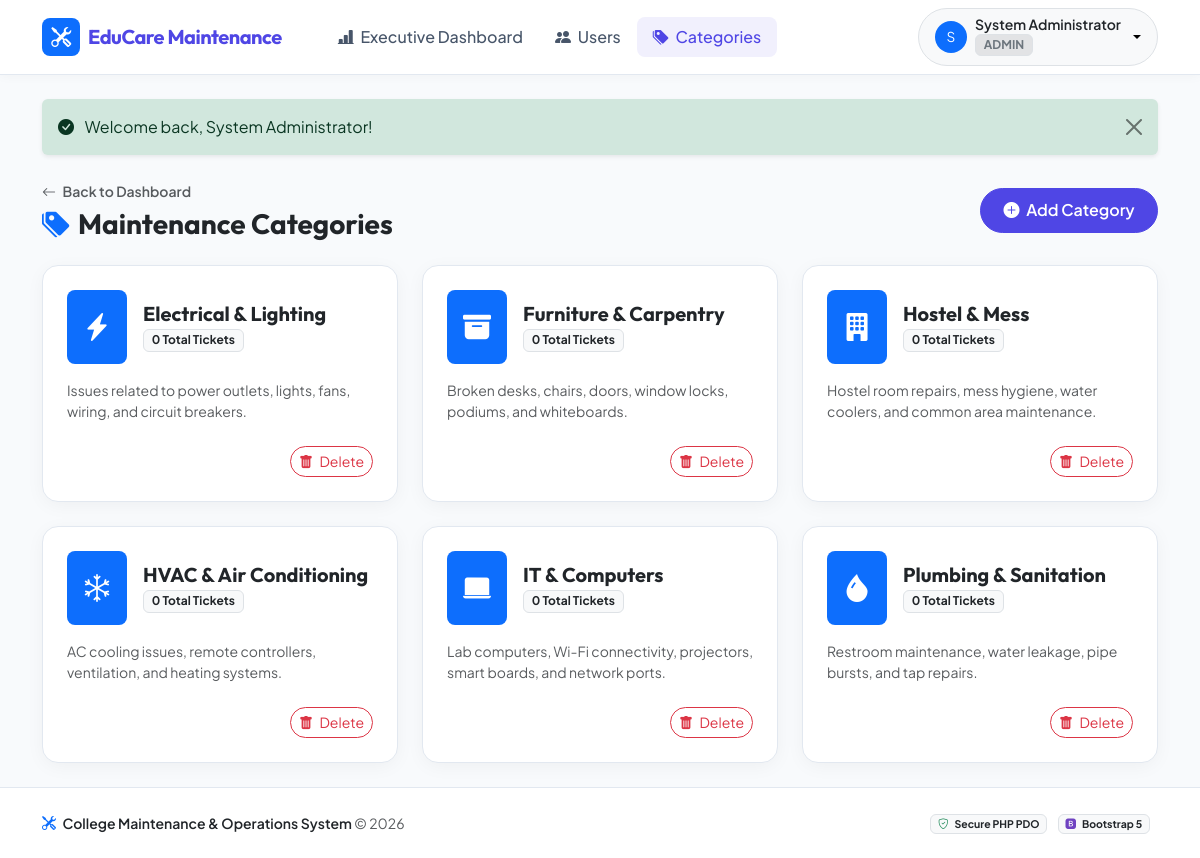
Screenshot of /manage_categories.php (signed in) with the database file from the repository.
### tables this page shows
CREATE TABLE `categories` (
  `id` INT AUTO_INCREMENT PRIMARY KEY,
  `name` VARCHAR(100) NOT NULL,
  `icon` VARCHAR(50) DEFAULT 'bi-wrench',
  `description` TEXT NULL,
  `created_at` DATETIME DEFAULT CURRENT_TIMESTAMP
);

### manage_categories.php (the view, shortened to what this page needs)
<?php
require_once __DIR__ . '/config/db.php';
$pdo = getDBConnection();
$categories = $pdo->query("SELECT cat.*, COUNT(c.id) as complaint_count FROM categories cat LEFT JOIN complaints c ON cat.id = c.category_id GROUP BY cat.id ORDER BY cat.name ASC")->fetchAll();
require_once __DIR__ . '/includes/header.php';
?>
<div class="d-flex justify-content-between align-items-center mb-4">
    <div>
        <a href="admin_dashboard.php" class="text-decoration-none text-muted small fw-semibold">
            <i class="bi bi-arrow-left me-1"></i> Back to Dashboard
        </a>
        <h3 class="fw-bold text-dark mb-0 mt-1"><i class="bi bi-tags-fill text-primary me-2"></i>Maintenance Categories</h3>
    </div>
    <button type="button" class="btn btn-primary rounded-pill" data-bs-toggle="modal" data-bs-target="#addCategoryModal">
        <i class="bi bi-plus-circle-fill me-1"></i> Add Category
    </button>
</div>
<div class="row g-4">
    <?php foreach ($categories as $cat): ?>
        <div class="col-md-6 col-lg-4">
            <div class="card card-custom p-4 h-100 position-relative">
                <div class="d-flex align-items-center mb-3">
                    <span class="bg-primary text-white p-3 rounded-3 me-3 fs-3">
                        <i class="bi <?= htmlspecialchars($cat['icon']) ?>"></i>
                    </span>
                    <div>
                        <h5 class="fw-bold mb-0"><?= htmlspecialchars($cat['name']) ?></h5>
                        <span class="badge bg-light text-dark border"><?= $cat['complaint_count'] ?> Total Tickets</span>
                    </div>
                </div>
                <p class="text-muted small mb-4 flex-grow-1"><?= htmlspecialchars($cat['description']) ?></p>
                <div class="text-end">
                    <a href="manage_categories.php?action=delete&id=<?= $cat['id'] ?>" class="btn btn-sm btn-outline-danger rounded-pill" onclick="return confirm('Delete this category? All associated tickets will be removed.');">
                        <i class="bi bi-trash-fill me-1"></i> Delete
                    </a>
                </div>
            </div>
        </div>
    <?php endforeach; ?>
</div>
<?php require_once __DIR__ . '/includes/footer.php'; ?>

### includes/header.php (shortened to what this page needs)
<?php
require_once __DIR__ . '/../config/db.php';
$currentUser = getCurrentUser();
?>
<!DOCTYPE html>
<html lang="en">
<head>
    <link href="https://cdn.jsdelivr.net/npm/bootstrap@5.3.2/dist/css/bootstrap.min.css" rel="stylesheet">
    <link href="https://cdn.jsdelivr.net/npm/bootstrap-icons@1.11.1/font/bootstrap-icons.css" rel="stylesheet">
    <link href="assets/css/custom.css" rel="stylesheet">
</head>
<body>
<nav class="navbar navbar-expand-lg navbar-custom sticky-top">
    <div class="container">
        <a class="navbar-brand d-flex align-items-center" href="index.php">
            <span class="bg-primary text-white rounded-3 p-2 me-2 d-inline-flex align-items-center justify-content-center" style="width: 38px; height: 38px;">
                <i class="bi bi-tools fs-5"></i>
            </span>
            <span>EduCare Maintenance</span>
        </a>
        <div class="collapse navbar-collapse" id="navbarContent">
            <ul class="navbar-nav me-auto mb-2 mb-lg-0 ms-lg-4">
                <?php if ($currentUser): ?>
                    <?php if ($currentUser['role'] === 'student'): ?>
                        <li class="nav-item">
                            <a class="nav-link <?= (basename($_SERVER['PHP_SELF']) == 'student_dashboard.php') ? 'active' : '' ?>" href="student_dashboard.php">
                                <i class="bi bi-speedometer2 me-1"></i> Dashboard
                            </a>
                        </li>
                    <?php elseif ($currentUser['role'] === 'admin'): ?>
                        <li class="nav-item">
                            <a class="nav-link <?= (basename($_SERVER['PHP_SELF']) == 'admin_dashboard.php') ? 'active' : '' ?>" href="admin_dashboard.php">
                                <i class="bi bi-bar-chart-line-fill me-1"></i> Executive Dashboard
                            </a>
                        </li>
                        <li class="nav-item">
                            <a class="nav-link <?= (basename($_SERVER['PHP_SELF']) == 'manage_users.php') ? 'active' : '' ?>" href="manage_users.php">
                                <i class="bi bi-people-fill me-1"></i> Users
                            </a>
                        </li>
                        <li class="nav-item">
                            <a class="nav-link <?= (basename($_SERVER['PHP_SELF']) == 'manage_categories.php') ? 'active' : '' ?>" href="manage_categories.php">
                                <i class="bi bi-tags-fill me-1"></i> Categories
                            </a>
                        </li>
                    <?php endif; ?>
                <?php endif; ?>
            </ul>
            <div class="d-flex align-items-center">
                <?php if ($currentUser): ?>
                    <div class="dropdown">
                        <button class="btn btn-light border dropdown-toggle d-flex align-items-center px-3 py-2 rounded-pill" type="button" id="userMenu" data-bs-toggle="dropdown" aria-expanded="false">
                            <div class="bg-primary text-white rounded-circle me-2 d-flex align-items-center justify-content-center" style="width: 32px; height: 32px; font-size: 0.85rem;">
                                <?= strtoupper(substr($currentUser['name'], 0, 1)) ?>
                            </div>
                            <div class="text-start me-2">
                                <div class="fw-semibold small text-dark lh-1"><?= htmlspecialchars($currentUser['name']) ?></div>
                                <span class="badge bg-secondary-subtle text-secondary border fs-8 mt-1 text-uppercase"><?= htmlspecialchars($currentUser['role']) ?></span>
                            </div>
                        </button>
                    </div>
                <?php else: ?>
                    <a href="index.php" class="btn btn-outline-primary me-2 rounded-pill"><i class="bi bi-box-arrow-in-right me-1"></i> Log In</a>
                    <a href="register.php" class="btn btn-primary rounded-pill"><i class="bi bi-person-plus me-1"></i> Student Register</a>
                <?php endif; ?>
            </div>
        </div>
    </div>
</nav>
<main class="py-4">
    <div class="container">
        <?php displayFlashMsg(); ?>

### config/db.php (shortened to what this page needs)
<?php
function displayFlashMsg() {
    if (isset($_SESSION['flash_msg'])) {
        $type = $_SESSION['flash_msg']['type'];
        $msg = $_SESSION['flash_msg']['msg'];
        echo "
        <div class='alert alert-{$type} alert-dismissible fade show shadow-sm border-0 mb-4' role='alert'>
            <i class='bi bi-" . ($type === 'success' ? 'check-circle-fill' : ($type === 'danger' ? 'exclamation-octagon-fill' : 'info-circle-fill')) . " me-2'></i>
            " . htmlspecialchars($msg) . "
            <button type='button' class='btn-close' data-bs-dismiss='alert' aria-label='Close'></button>
        </div>";
    }
}
function isLoggedIn() {
    return isset($_SESSION['user_id']);
}
function getCurrentUser() {
    return [
        'id' => $_SESSION['user_id'],
        'name' => $_SESSION['user_name'],
        'email' => $_SESSION['user_email'],
        'role' => $_SESSION['user_role'],
        'department' => $_SESSION['user_department'] ?? ''
    ];
}

### includes/footer.php (shortened to what this page needs)
    </div>
</main>
<footer class="py-4 mt-auto">
    <div class="container text-center text-muted small">
        <div class="row align-items-center">
            <div class="col-md-6 text-md-start mb-2 mb-md-0">
                <span class="fw-semibold text-dark"><i class="bi bi-tools text-primary me-1"></i> College Maintenance & Operations System</span> &copy; <?= date('Y') ?>
            </div>
            <div class="col-md-6 text-md-end">
                <span class="badge bg-light text-dark border me-2"><i class="bi bi-shield-check text-success me-1"></i> Secure PHP PDO</span>
                <span class="badge bg-light text-dark border me-2"><i class="bi bi-bootstrap-fill text-purple me-1" style="color: #6f42c1;"></i> Bootstrap 5</span>
            </div>
        </div>
    </div>
</footer>
</body>
</html>

### assets/css/custom.css (style rules this page uses)
:root { --bs-font-sans-serif: 'Plus Jakarta Sans', -apple-system, BlinkMacSystemFont, 'Segoe UI', Roboto, sans-serif; --heading-font: 'Outfit', sans-serif; --primary-color: #4f46e5; --primary-hover: #4338ca; --secondary-color: #06b6d4; --dark-bg: #0f172a; --dark-card: #1e293b; --glass-bg: rgba(30, 41, 59, 0.75); --glass-border: rgba(255, 255, 255, 0.1); }
body { font-family: var(--bs-font-sans-serif); background-color: #f8fafc; color: #1e293b; min-height: 100vh; display: flex; flex-direction: column; }
h1, h2, h3, h4, h5, h6, .font-heading { font-family: var(--heading-font); }
.card-custom { background: #ffffff; border: 1px solid #e2e8f0; border-radius: 16px; box-shadow: 0 4px 20px -2px rgba(0, 0, 0, 0.05); transition: transform 0.2s ease, box-shadow 0.2s ease; }
.navbar-custom { background: #ffffff; border-bottom: 1px solid #e2e8f0; box-shadow: 0 2px 10px rgba(0,0,0,0.03); }
.navbar-brand { font-family: var(--heading-font); font-weight: 700; letter-spacing: -0.5px; color: var(--primary-color) !important; }
.nav-link { font-weight: 500; color: #475569; border-radius: 8px; padding: 0.5rem 1rem !important; transition: all 0.2s ease; }
.nav-link:hover, .nav-link.active { color: var(--primary-color) !important; background-color: rgba(79, 70, 229, 0.08); }
.btn-primary { background-color: var(--primary-color); border-color: var(--primary-color); border-radius: 10px; padding: 0.6rem 1.4rem; font-weight: 600; }
footer { margin-top: auto; background: #ffffff; border-top: 1px solid #e2e8f0; }

### rows the page displays
categories: name "Electrical & Lighting", complaint_count "0", description "Issues related to power outlets, lights, fans, wiring, and circuit breakers."
categories: name "Furniture & Carpentry", complaint_count "0", description "Broken desks, chairs, doors, window locks, podiums, and whiteboards."
categories: name "Hostel & Mess", complaint_count "0", description "Hostel room repairs, mess hygiene, water coolers, and common area maintenance."
categories: name "HVAC & Air Conditioning", complaint_count "0", description "AC cooling issues, remote controllers, ventilation, and heating systems."
categories: name "IT & Computers", complaint_count "0", description "Lab computers, Wi-Fi connectivity, projectors, smart boards, and network ports."
categories: name "Plumbing & Sanitation", complaint_count "0", description "Restroom maintenance, water leakage, pipe bursts, and tap repairs."

### other values shown
substr($currentUser['name'], 0, 1) "S"
$currentUser['name'] "System Administrator"
$currentUser['role'] "ADMIN"
$msg "Welcome back, System Administrator!"
